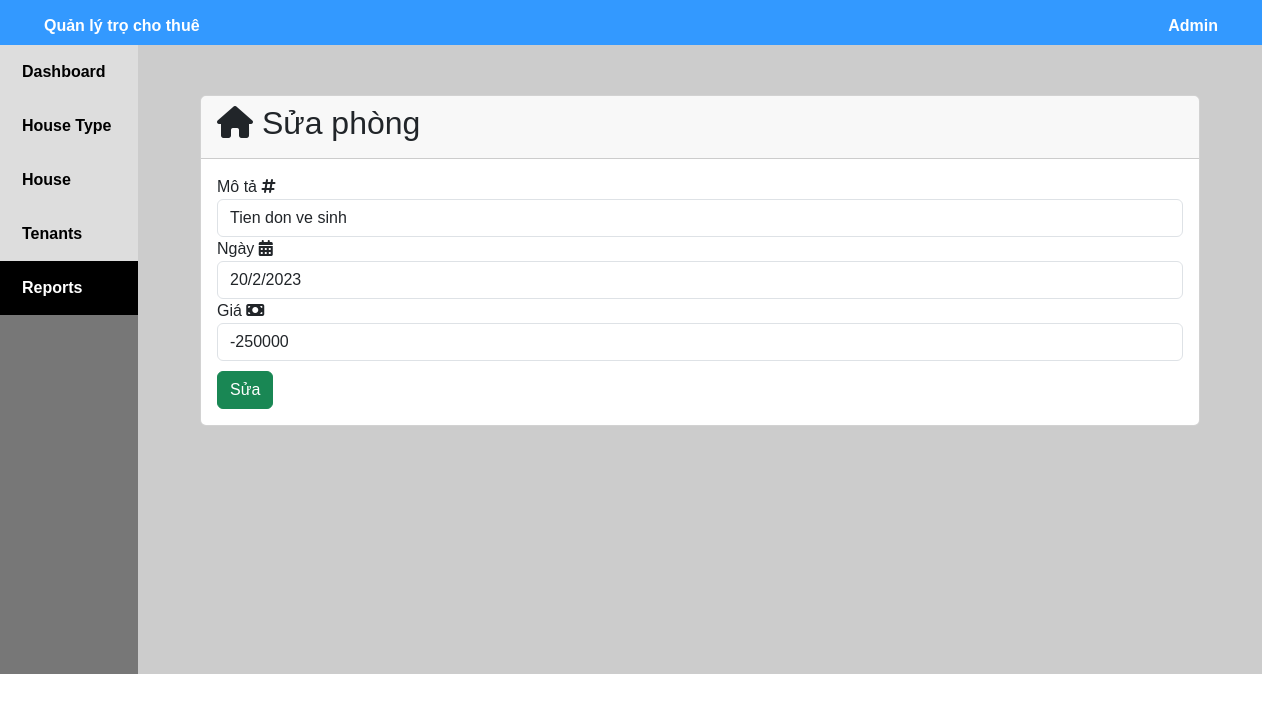
/baocao.php?page_layout=sua&id=1 (signed in), run on the app's committed database.
### tables this page shows
CREATE TABLE `finance` (
  `id` int(5) NOT NULL,
  `r_price` int(20) NOT NULL,
  `r_date` varchar(20) NOT NULL,
  `r_description` varchar(500) NOT NULL
);

### thuchi/sua.php (the view, shortened to what this page needs)
<?php
    $id = $_GET['id'];
    $sql_up = "SELECT * FROM finance where id = $id";
    $query_up = mysqli_query($connect, $sql_up);
    $row_up = mysqli_fetch_assoc($query_up);
?>
<div id="header">
        <div class="header_1">
            <div class="header_left">
                Quản lý trọ cho thuê
            </div>
            <div class="header_right">
                <p>Admin</p>
            </div>
        </div>
    </div>
    <div class="main">
        <div class="main_left">
            <a href="index.php">Dashboard</a>
            <a href="room.php">House Type</a>
            <a href="house.php">House</a>
            <a href="renter.php">Tenants</a>
            <a class="content1"  href="baocao.php">Reports</a>
        </div>
        <div class="main_right">
            <div class="container-fluid">
                <div class="card">
                    <div class="card-header">
                        <h2><i class="fa-solid fa-house"></i> Sửa phòng</h2>
                    </div>
                    <div class="card-body">
                        <form method="post" enctype="multipart/form-data">
                            <div class="form-group">
                                <label for="">Mô tả <i class="fa-solid fa-hashtag"></i></label>
                                <input type="text" name="description" class="form-control" required value="<?php echo $row_up['r_description']; ?>">
                            </div>
                            <div class="form-group">
                                <label for="">Ngày <i class="fa-solid fa-calendar-days"></i></label>
                                <input type="text" name="date" class="form-control" required value="<?php echo $row_up['r_date']; ?>">
                            </div>
                            <div class="form-group">
                                <label for="">Giá <i class="fa-solid fa-money-bill"></i></label>
                                <input type="number" name="price" class="form-control" required value="<?php echo $row_up['r_price']; ?>">
                            </div>
                            <button name="sbm" class="btn btn-success" type="submit">Sửa</button>
                        </form>
                    </div>
                </div>
            </div>
        </div>
    </div>

### baocao.css (style rules this page uses)
h2 { margin-top: 0; }
button { margin-top: 20px; padding: 10px 20px; background-color: #333; color: #fff; border: none; border-radius: 4px; cursor: pointer; }

### renter.css (style rules this page uses)
* { box-sizing: border-box; }
body { font-size: 16px; margin: 0; }
.main_right { width: 100%; }
* { margin: 0; padding: 0; box-sizing: border-box; font-family: Arial, Helvetica, sans-serif; }
#header { background-color: #3399FF; width: 100%; height: 45px }
.header_1 { display: flex; }
.header_left { font-size: 16px; font-weight: bold; color: white; padding: 14px 0 14px 44px; position: relative; }
.header_right { position: absolute; right: 0; padding: 14px 44px 14px 0px; font-size: 16px; font-weight: bold; color: white; }
.main { display: flex; background-color: #CCCCCC; }
.main_left { width: 22%; background-color: #777777; height: auto; position: relative; min-height: 629px; }
.main_left a { display: block; text-decoration: none; padding: 15px 22px; background-color: #DDDDDD; color: black; font-weight: bold; }
.main_left .content1 { background-color: black; color: white; }
a { text-decoration: none; color: black; font-weight: bold; }
.card { width: 1000px; margin: 50px; }
.btn-success { margin-top: 10px; }

### data on the page
finance: description "Tien don ve sinh", date "20/2/2023", price "-250000"
